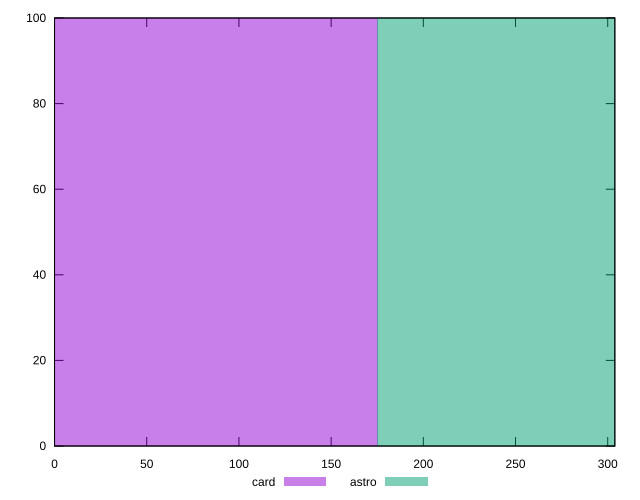

Reproduce this figure in gnuplot.
reset

$card <<EOF
0 100
EOF

$astro <<EOF
350.3061034385887 100
EOF

set key outside below
set boxwidth 350.3061034385887
set xrange [0:303.852]
set yrange [0:100]
set trange [0:100]
set style fill transparent solid 0.5 noborder
set terminal svg size 640, 500 enhanced background rgb 'white'
set output "reports/report_00031_2021-02-24T23-18-18.084Z/uses-rel-preconnect/comparison/histogram/2_vs_3.svg"

plot $card title "card" with boxes, \
     $astro title "astro" with boxes

reset
